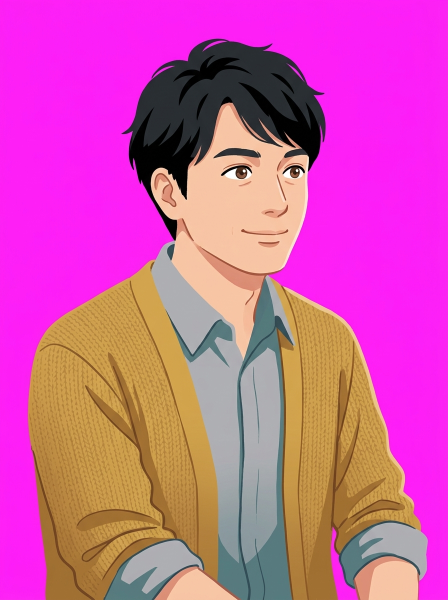
#> input picture assets/cast/raw/dreamer_neutral.png, 896 x 1200 px (shown at 1/2 size); its folder holds 4 pictures in this run
$ python kl_cast_gen.py
#> lines starting #> are read from the running program, lines starting #| are printed output that depends on the picture
"""
kl_cast_gen.py — 掛け合い形式の二人（夢語り担当・ツッコミ担当）の立ち絵を生成する

2026-10-04、番組を「1話限りの架空の生活者の独白」から「固定の二人の掛け合い」に
変えたのに伴い追加（CLAUDE.md「掛け合い形式」、cast.json）。毎回シーン画像の中に
二人を描かせると顔がぶれるため、二人は一度だけ立ち絵（表情差分つき）を作って固定素材にし、
kl_video_gen.py が背景画像の上に合成する。

流れ:
  1. 各キャラクターの基準の立ち絵（neutral）を、マゼンタ単色の背景で生成する
  2. 基準画像を参照画像として渡し、同じ人物・同じ服・同じ構図のまま表情と手振りだけを
     変えた差分を生成する（独立生成すると顔が変わるため）
  3. 背景色との色距離でアルファを作って切り抜き、全差分の大きさ・位置を揃えて
     assets/cast/{role}_{expression}.png に保存する

使い方:
  python3 kl_cast_gen.py                       # 未生成の分だけ生成
  python3 kl_cast_gen.py --role dreamer --expr excited --force   # 1枚だけ作り直す
  python3 kl_cast_gen.py --rekey               # 生成済みの生画像から切り抜きだけやり直す

生画像（切り抜き前）は assets/cast/raw/ に残す（切り抜きの調整をやり直せるように）。
"""

import argparse
import json
import os
import sys
from pathlib import Path

from google import genai
from google.genai import types
from PIL import Image, ImageFilter

sys.stdout.reconfigure(line_buffering=True)

BASE_DIR = Path(__file__).parent
CAST_JSON = BASE_DIR / "cast.json"
OUT_DIR = BASE_DIR / "assets" / "cast"
RAW_DIR = OUT_DIR / "raw"

API_KEY = os.environ.get("GEMINI_API_KEY_KL") or os.environ.get("GEMINI_API_KEY", "")
MODEL = "gemini-nano-banana-2.1"

KEY_COLOR = (255, 0, 255)
# 立ち絵の最終サイズ（高さ固定、幅は内容に合わせて切り詰める）
SPRITE_H = 900

STYLE = (
    "Rich flat editorial illustration style with gentle shading gradients, naturalistic "
    "proportions and skin tones, muted sophisticated palette (slate blue, teal, warm gray, "
    "mustard) — the same house style as a cozy Japanese magazine illustration. Not "
    "photorealistic, not anime, not chibi. Authentically Japanese facial features. "
    "Clean crisp edges on the character outline. "
    "BACKGROUND: one perfectly flat, uniform, pure magenta color (#FF00FF) filling the entire "
    "background edge to edge — no gradient, no texture, no shadow, no floor, no props, "
    "no frame. The character must not contain any magenta or pink. No text."
)


def load_cast() -> dict:
    return json.loads(CAST_JSON.read_text(encoding="utf-8"))
#> (reads cast.json from the repository)


def gen(client, prompt: str, out: Path, ref: Path = None) -> bool:
    contents = prompt
    if ref is not None:
        contents = [types.Part.from_bytes(data=ref.read_bytes(), mime_type="image/png"), prompt]
    resp = client.models.generate_content(
        model=MODEL, contents=contents,
        config=types.GenerateContentConfig(
            response_modalities=["IMAGE"],
            image_config=types.ImageConfig(aspect_ratio="3:4"),
        ),
    )
    cand = resp.candidates[0] if resp.candidates else None
    for part in (cand.content.parts if cand and cand.content else []) or []:
        if part.inline_data:
            out.parent.mkdir(parents=True, exist_ok=True)
            out.write_bytes(part.inline_data.data)
            return True
    return False


def base_prompt(char: dict) -> str:
    return (
        f"{STYLE}\n\nCharacter bust portrait (head to mid-chest), facing three-quarters toward "
        f"the {char['faces']} side of the frame, shoulders fully inside the frame, head near the "
        f"top with a small margin, body cut off cleanly at the bottom edge of the frame.\n"
        f"Character: {char['appearance']}\n"
        f"Expression and gesture: {char['expressions']['neutral']}"
    )


def variant_prompt(char: dict, expr: str) -> str:
    return (
        "This reference image shows a character. Produce the SAME character — identical face, "
        "hairstyle, hair color, glasses (if any), clothing, colors, art style, framing, scale, "
        "head position and camera angle — on the same perfectly flat pure magenta (#FF00FF) "
        "background. Change ONLY the facial expression and, if described, the hand/arm gesture "
        "(hands may come up into the frame, but keep them fully inside the frame).\n"
        f"New expression and gesture: {char['expressions'][expr]}\n"
        "No text, no speech bubbles, no effects lines, no background objects."
    )


def key_out(raw: Path, dst: Path, faces: str) -> None:
    """マゼンタ背景を色距離で透過させる。背景のわずかなムラを拾わないよう、
    外周の色の中央値を背景色とみなし、距離に応じて柔らかくアルファを落とす。"""
#> called with faces = 'right'
    img = Image.open(raw).convert("RGB")
#> img is the input picture: PIL image 896x1200 RGB; mean R, G, B 205.9, 88, 165.7
    w, h = img.size
#> w = 896; h = 1200
    px = img.load()
    border = [px[x, 0] for x in range(0, w, 7)] + [px[0, y] for y in range(0, h, 7)] + \
             [px[w - 1, y] for y in range(0, h, 7)]
#> border = 472 items, first 6: (254, 30, 248), (255, 32, 247), (255, 32, 247), (255, 32, 247), (255, 31, 249), (255, 32, 247)
    bg = tuple(sorted(c[i] for c in border)[len(border) // 2] for i in range(3))
#> bg = (253, 33, 245)

    alpha = Image.new("L", (w, h))
#> alpha: PIL image 896x1200 L; every value is 0
    ap = alpha.load()
    out = Image.new("RGBA", (w, h))
#> out: PIL image 896x1200 RGBA; every value is 0
    op = out.load()
    lo, hi = 90.0, 175.0
    for y in range(h):
        for x in range(w):
            r, g, b = px[x, y]
            d = ((r - bg[0]) ** 2 + (g - bg[1]) ** 2 + (b - bg[2]) ** 2) ** 0.5
            a = 0 if d <= lo else (255 if d >= hi else int((d - lo) / (hi - lo) * 255))
            # マゼンタのにじみ（縁のピンク）を抑える: 赤と青が緑より突出している分を削る。
            # 縁から数ピクセル内側までピンクが乗るため、不透明な画素にも弱く適用する
            spill = min(r, b) - g
            if spill > 0:
                k = 0.9 if a < 255 else 0.5
                r -= int(spill * k)
                b -= int(spill * k)
            ap[x, y] = a
            op[x, y] = (r, g, b, a)
    # 縁のにじみ: アルファを1px収縮させてから少しぼかす（ピンクの縁取りを消し、縁をなめらかに）
    alpha_clean = alpha.filter(ImageFilter.MinFilter(3)).filter(ImageFilter.MaxFilter(3))
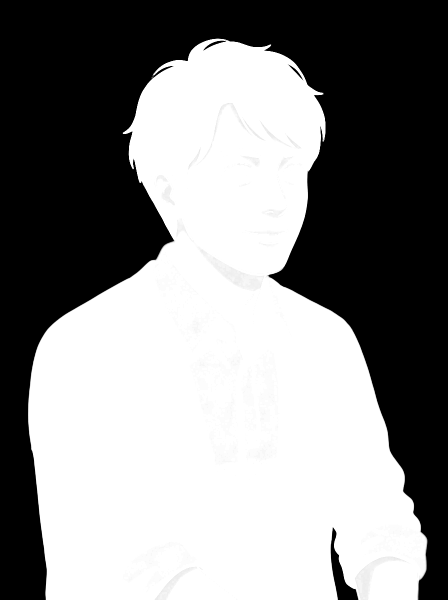
#> alpha_clean: PIL image 896x1200 L (shown at 1/2 size); min 0, max 255, mean 137.2
    alpha_clean = alpha_clean.filter(ImageFilter.MinFilter(3)).filter(ImageFilter.GaussianBlur(0.7))
    out.putalpha(alpha_clean)
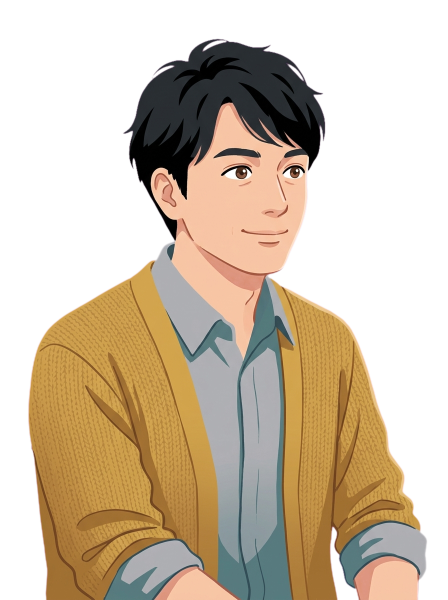
#> out: PIL image 896x1200 RGBA (shown at 1/2 size); mean R, G, B, A 117.1, 88, 76.9, 136; transparent parts drawn white
    # 差分ごとに切り抜き範囲を変えると（手を上げた差分だけ上端が高い等）頭の大きさが
    # ぶれるため、切り抜きはせず、生成画像の全体を同じ倍率で縮小する（差分は同じ構図で
    # 生成しているので、これで全差分の頭の位置と大きさが揃う）
    scale = SPRITE_H / out.height
#> scale = 0.75
    out = out.resize((max(1, int(out.width * scale)), SPRITE_H), Image.LANCZOS)
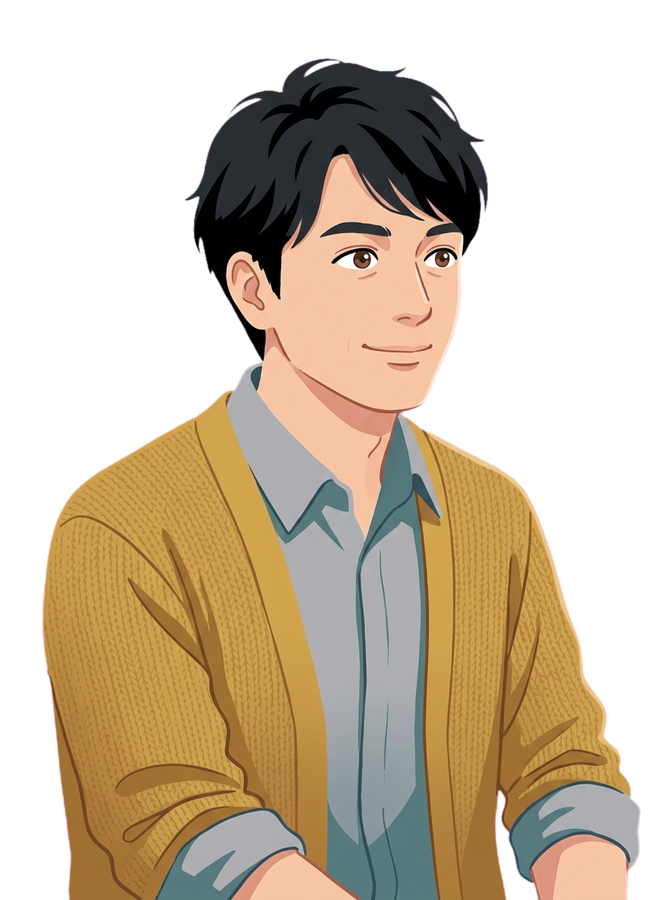
#> out: PIL image 672x900 RGBA; mean R, G, B, A 89.8, 73.8, 52.6, 136; transparent parts drawn white
    dst.parent.mkdir(parents=True, exist_ok=True)
    out.save(dst)


def main():
    ap = argparse.ArgumentParser(description="掛け合いの二人の立ち絵を生成")
    ap.add_argument("--role", choices=["dreamer", "skeptic"])
    ap.add_argument("--expr")
    ap.add_argument("--force", action="store_true")
    ap.add_argument("--rekey", action="store_true", help="生画像から切り抜きだけやり直す")
    args = ap.parse_args()

    cast = load_cast()
    client = genai.Client(api_key=API_KEY) if not args.rekey else None
    for role in ("dreamer", "skeptic"):
        if args.role and role != args.role:
            continue
        char = cast[role]
        exprs = list(char["expressions"].keys())
        base_raw = RAW_DIR / f"{role}_neutral.png"
        for expr in exprs:
            if args.expr and expr != args.expr:
                continue
            raw = RAW_DIR / f"{role}_{expr}.png"
            dst = OUT_DIR / f"{role}_{expr}.png"
            if not args.rekey and (args.force or not raw.exists()):
                if expr == "neutral":
                    ok = gen(client, base_prompt(char), raw)
                else:
                    if not base_raw.exists():
                        print(f"❌ 基準画像がありません: {base_raw}", file=sys.stderr)
#> (the run stopped early here; a loop or call above may not have finished)
